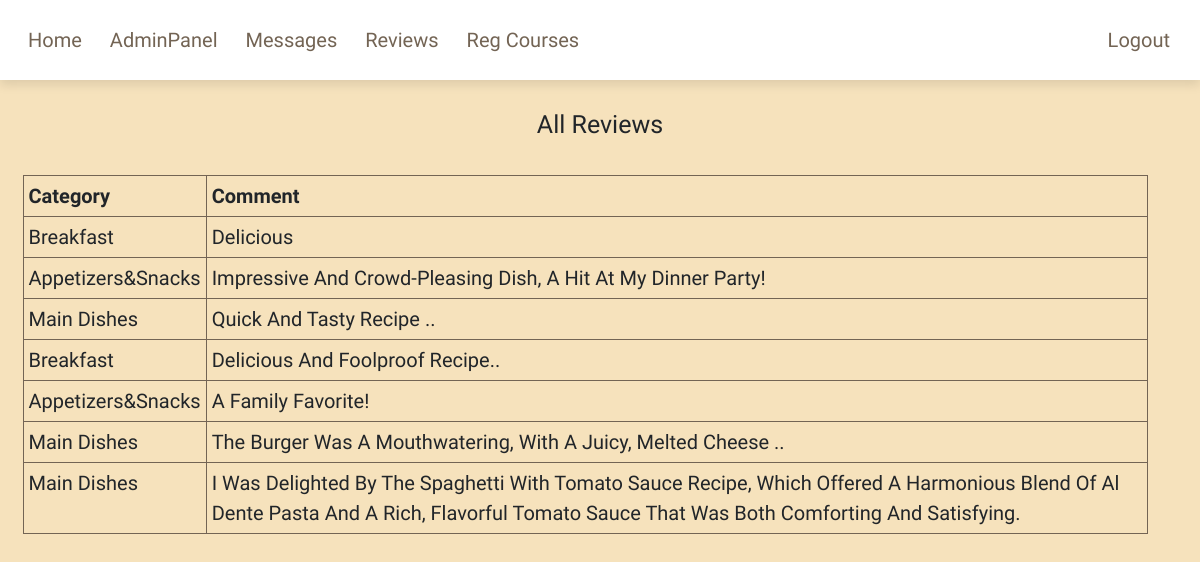
Page /finalProject/admin/see_reviews.php on the committed database.
### tables this page shows
CREATE TABLE `reviews` (
  `review_id` int(11) NOT NULL,
  `category` varchar(200) NOT NULL,
  `comment` varchar(200) NOT NULL
);

### finalProject/admin/see_reviews.php (the view, shortened to what this page needs)
<?php
require_once('../db_config/connect.php');
$query="select * from reviews";
$result=mysqli_query($con,$query);
?>
<!DOCTYPE html>
<html lang="en">
<head>
    <link rel="stylesheet" href="../css/homeSheet.css">
    <link href='https://unpkg.com/boxicons@2.1.4/css/boxicons.min.css' rel='stylesheet'>
    <link href="https://cdn.jsdelivr.net/npm/bootstrap@5.2.3/dist/css/bootstrap.min.css" rel="stylesheet">
</head>
<body style="background-color: #F5DEB3E0;">
<?php require "header.php";?>
<br><br>
<center><h1>All reviews</h1></center>
<br>
<div class="container m-4" style="font-size:20px;">
<table class="table table-bordered" style="border: 1px solid #736454;">
    <thead>
      <tr>
        <th>Category</th>
        <th>Comment</th>
      </tr>
    </thead>
    <tbody>
    <?php
      while($row=mysqli_fetch_assoc($result)){
      ?>
      <tr>
        <td><?php echo $row['category'];?></td>
        <td><?php echo $row['comment'];?></td>
      </tr>
      <?php } ?>
    </tbody>
  </table>
</div>
</body>
</html>

### finalProject/css/homeSheet.css (style rules this page uses)
:root { --main-color: #736454; --primary-color: #eff1f3; --bg-color: #f6f8fb; --hover: #5a4d3e; --black:#222; --white:#fff; --border:.1rem solid #aaa; --box-shadow:0 .5rem 1rem rgba(0,0,0,.1); }
* { font-family: 'Dosis', sans-serif; margin: 0; padding: 0; box-sizing: border-box; outline: none; text-decoration: none; transition: all 0.4s cubic-bezier(.43,1.1,.62,1.08); text-transform: capitalize; }
html { font-size: 62.5%; overflow-x: hidden; scroll-behavior: smooth; scroll-padding-top: 6rem; }

### rows in the picture
reviews: category "Breakfast", comment "Delicious"
reviews: category "Appetizers&Snacks", comment "Impressive And Crowd-Pleasing Dish, A Hit At My Dinner Party!"
reviews: category "Main Dishes", comment "Quick And Tasty Recipe .."
reviews: category "Breakfast", comment "Delicious And Foolproof Recipe.."
reviews: category "Appetizers&Snacks", comment "A Family Favorite!"
reviews: category "Main Dishes", comment "The Burger Was A Mouthwatering, With A Juicy, Melted Cheese .."
reviews: category "Main Dishes", comment "I Was Delighted By The Spaghetti With Tomato Sauce Recipe, Which Offered A Harmonious Blend Of Al Dente Pasta And A Rich, Flavorful Tomato Sauce That Was Both Comforting And Satisfying."
